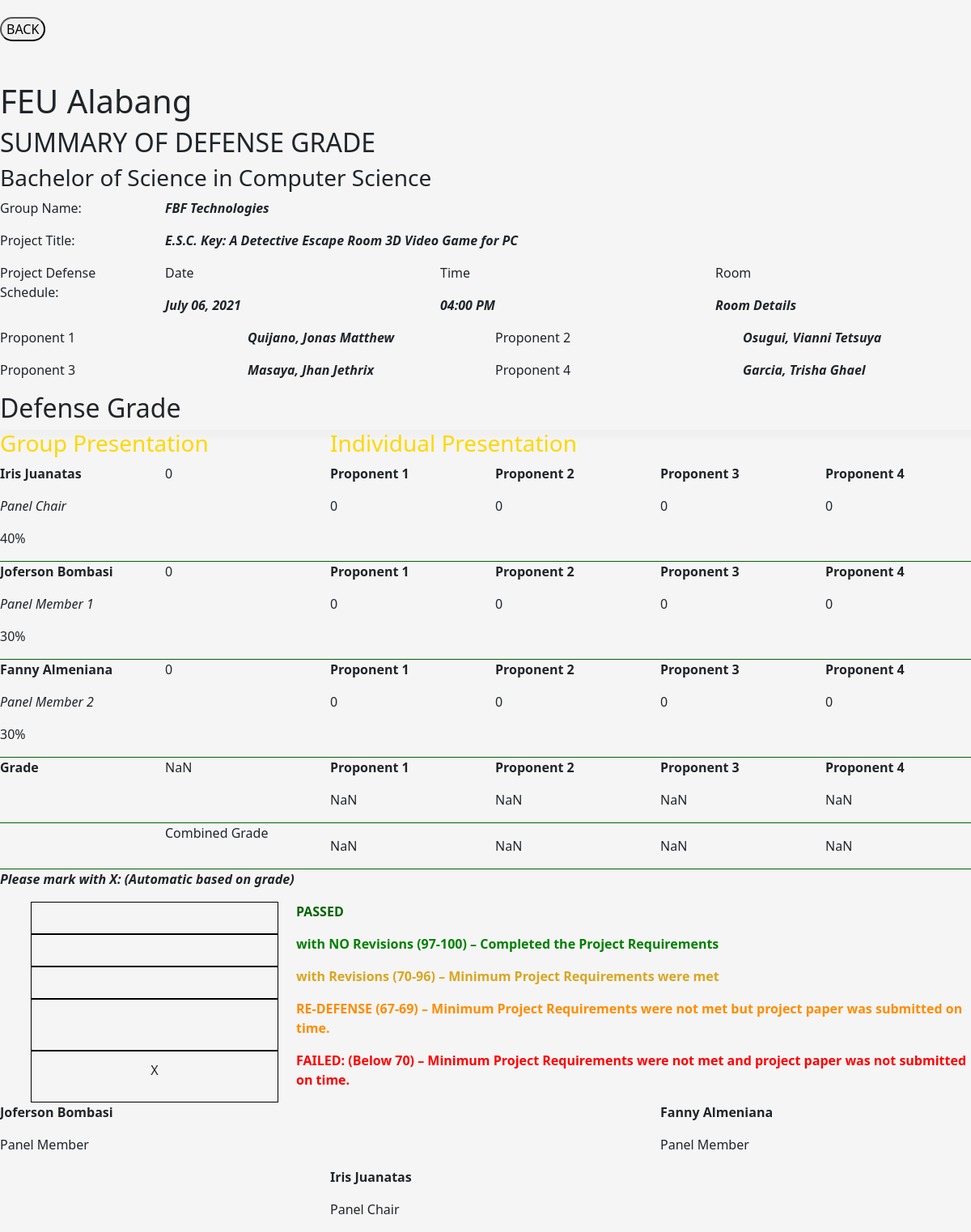
The page /grade_summary/4 (signed in) on the database as committed earlier.
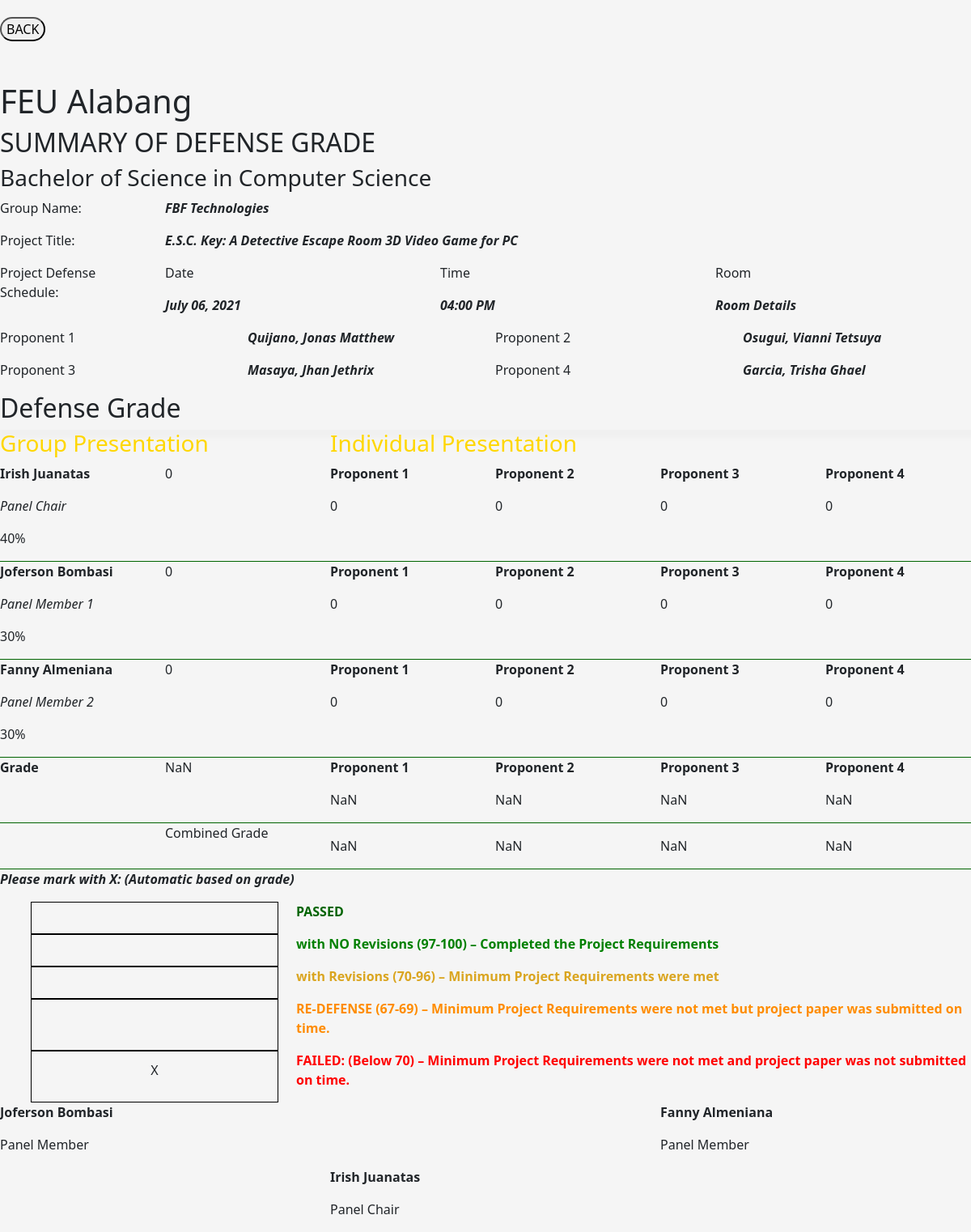
The same page on the database as committed later.
### website/models.py (models this page shows, shortened)
class Panelist(db.Model, UserMixin):
    id         = db.Column(db.Integer, primary_key=True)
    username   = db.Column(db.String(150), nullable=False)
    password   = db.Column(db.String(150), nullable=False)
    last_name  = db.Column(db.String(150), nullable=False)
    first_name = db.Column(db.String(150), nullable=False)
    middle_in  = db.Column(db.String(10))
    school     = db.Column(db.String(150))
    header     = db.relationship('Defense', backref='head')
    mentee     = db.relationship('Group', backref='mentor')
    score      = db.relationship('Scores', backref='panel')
    paneling   = db.relationship(
        'Defense',
        secondary=defense_panel_score,
        backref=db.backref('panels')
    )

class Scores(db.Model):
    id           = db.Column(db.Integer, primary_key=True)
    indiv_scores = db.Column(db.String(150))
    group_score  = db.Column(db.Integer)
    comment      = db.Column(db.String(1000))
    defense_id   = db.Column(db.Integer, db.ForeignKey('defense.id'))
    panel_id     = db.Column(db.Integer, db.ForeignKey('panelist.id'))

### website/admin.py (the view)
@admin.route('/grade_summary/<content>', methods=['GET', 'POST'])
@login_required
def grade_summary(content):
    defense = db.session.query(Defense).filter_by(id=content).first()
    head_panel = ''
    co_panel = []
    for panel in defense.panels:
        if panel.id == defense.head_panel_id:
            head_panel = panel
        else:
            co_panel.append(panel)
        print(head_panel)
        print(co_panel)
    return render_template('gradesheet/grade_summary.html', defense=defense, head_panel=head_panel, co_panel=co_panel)

### website/__init__.py (called while the page is built)
def create_app():
    app = Flask(__name__)
    app.config['SECRET_KEY'] = 'hjshjhdjah kjshkjdhjs'
    app.config['SQLALCHEMY_DATABASE_URI'] = f'sqlite:///{DB_NAME}'
    db.init_app(app)
    from .admin import admin
    from .auth import auth
    from .user import user
    app.register_blueprint(auth, url_prefix='/')
    app.register_blueprint(admin, url_prefix='/')
    app.register_blueprint(user, url_prefix='/')
    from .models import Panelist, Master
    create_database(app)
    login_manager = LoginManager()
    login_manager.login_view = 'auth.login'
    login_manager.init_app(app)
    @login_manager.user_loader
    def load_user(username):
        if username == 'admin':
            return Master.query.filter_by(username=username).first()
        return Panelist.query.filter_by(username=username).first()
    return app

### website/templates/admin/gradesheet/grade_summary.html (shortened to what the changed rows need)
<!DOCTYPE html>
<html lang="en">
<head>
    <link rel='stylesheet' href="{{ url_for('static', filename='admin/summary-grade/assets/bootstrap/css/bootstrap.min.css') }}" />
    <link rel='stylesheet' href="{{ url_for('static', filename='admin/summary-grade/assets/css/styles.css') }}" />
</head>
<body style="background: rgb(245,245,245);"><div class="center-div" id="gold-bg">
    {% set score_arr = [] %}
    <div class="row">
        <div class="col">
            <h1>FEU Alabang</h1>
        </div>
    </div>
    <div>
        <div class="row">
            <div class="col">
                <h2>SUMMARY OF DEFENSE GRADE</h2>
            </div>
        </div>
    </div>
</div><div class="center-div">
            {% set x = 0 %}
            {% set x = x + 1 %}
            {% set x = x + 1 %}
            {% set x = x + 1 %}
            {% set x = x + 1 %}
</div><div class="center-div-long center-p " >
    <div class="row" id = "gold-bg" style="border-radius: 15px 15px 0px 0px; box-shadow: 10px 10px 5px #f0f0f0">
        <div class="col" >
            <h2>Defense Grade</h2>
        </div>
    </div>
    <div class="row center-p " style="border-bottom: 1px solid darkgreen">
        <div class="col">
            <div class="row">
                <div class="col">
                    <p><b>{{ head_panel.first_name }} {{ head_panel.last_name }}</b></p>
                </div>
            </div>
        </div>
        <div class="col">
            {% if head_panel.id in score_arr %}
                {% for score in defense.score %}
                    {% if score.panel_id == head_panel.id %}
                        {% if score.group_score != None %}
                            <p name='groupscore'>{{ score.group_score }}</p>
                        {% else %}
                            <p name='groupscore'>0</p>
                        {% endif %}
                    {% endif %}
                {% endfor %}
            {% else %}
                <p name='groupscore'>0</p>
            {% endif %}
        </div>
        {% for x in range(1, defense.group.members|length + 1) %}
            <div class="col">
                <div class="row">
                    <div class="col">
                        <p><b>Proponent {{ x }}</b></p>
                    </div>
                </div>
                <div class="row">
                    <div class="col">
                        {% if head_panel.id in score_arr %}
                            {% for score in defense.score %}
                                {% if score.panel_id == head_panel.id %}
                                    {% if score.indiv_scores != None %}
                                        <p name='Proponent{{ x }}'>{{ score.indiv_scores.split(',')[x - 1] }}</p>
                                    {% else %}
                                        <p name='Proponent{{ x }}'>0</p>
                                    {% endif %}
                                {% endif %}
                            {% endfor %}
                        {% else %}
                            <p name='Proponent{{ x }}'>0</p>
                        {% endif %}
                    </div>
                </div>
            </div>
        {% endfor %}
    </div>
    <div class="row center-p " style="border-bottom: 1px solid darkgreen">
        {% for x in range(1, defense.group.members|length + 1) %}
            <div class="col">
                <div class="row">
                    <div class="col">
                        <p><b>Proponent {{ x }}</b></p>
                    </div>
                </div>
                <div class="row">
                    <div class="col">
                        {% if co_panel[0].id in score_arr %}
                            {% for score in defense.score %}
                                {% if score.panel_id == co_panel[0].id %}
                                    {% if score.indiv_scores != None %}
                                        <p name='Proponent{{ x }}'>{{ score.indiv_scores.split(',')[x - 1] }}</p>
                                    {% else %}
                                        <p name='Proponent{{ x }}'>0</p>
                                    {% endif %}
                                {% endif %}
                            {% endfor %}
                        {% else %}
                            <p name='Proponent{{ x }}'>0</p>
                        {% endif %}
                    </div>
                </div>
            </div>
        {% endfor %}
    </div>
    <div class="row center-p" style="border-bottom: 1px solid darkgreen">
        {% for x in range(1, defense.group.members|length + 1) %}
            <div class="col">
                <div class="row">
                    <div class="col">
                        <p><b>Proponent {{ x }}</b></p>
                    </div>
                </div>
                <div class="row">
                    <div class="col">
                        {% if co_panel[1].id in score_arr %}
                            {% for score in defense.score %}
                                {% if score.panel_id == co_panel[1].id %}
                                    {% if score.indiv_scores != None %}
                                        <p name='Proponent{{ x }}'>{{ score.indiv_scores.split(',')[x - 1] }}</p>
                                    {% else %}
                                        <p name='Proponent{{ x }}'>0</p>
                                    {% endif %}
                                {% endif %}
                            {% endfor %}
                        {% else %}
                            <p name='Proponent{{ x }}'>0</p>
                        {% endif %}
                    </div>
                </div>
            </div>
        {% endfor %}
    </div>
    <div class="row center-p" style="border-bottom: 1px solid darkgreen">
        {% for x in range(1, defense.group.members|length + 1) %}
            <div class="col">
                <div class="row">
                    <div class="col">
                        <p><b>Proponent {{ x }}</b></p>
                    </div>
                </div>
                <div class="row">
                    <div class="col">
                        <p id='total{{ x }}'>0</p>
                    </div>
                </div>
            </div>
        {% endfor %}
    </div>
    <div class="row center-p" style="border-bottom: 1px solid darkgreen">
        {% for x in range(1, defense.group.members|length + 1) %}
            <div class="col">
                <div class="row">
                    <div class="col">
                    </div>
                </div>
                <div class="row">
                    <div class="col">
                        <p id='combine{{ x }}'>0</p>
                    </div>
                </div>
            </div>
        {% endfor %}
    </div>
</div>
<div class="center-div center-p">
    <div class="row">
        <div class="col">
            <div class="row">
                <div class="col">
                    <p><b>{{ head_panel.first_name }} {{ head_panel.last_name }}</b></p>
                </div>
            </div>
        </div>
    </div>
</div>
</body>
</html>

Rows that differ between the two databases and show on the page:
changed Panelist "Juanatas": first_name "Iris" → "Irish"
added Scores: shows "0"
Other text that changed with them:
text no longer shown: "0"
list line gone: "0"
